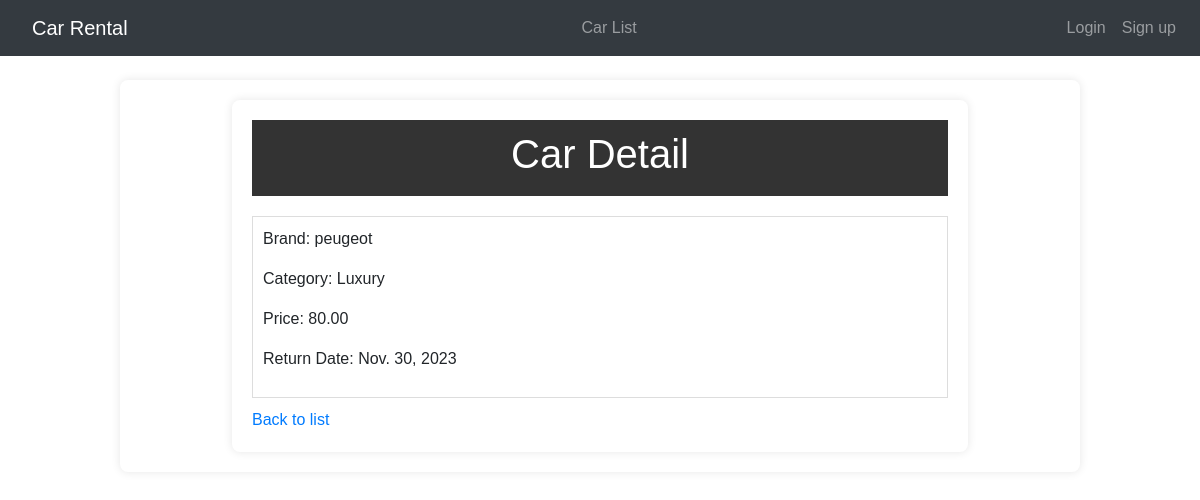
Before: /car/4/ with the older database file.
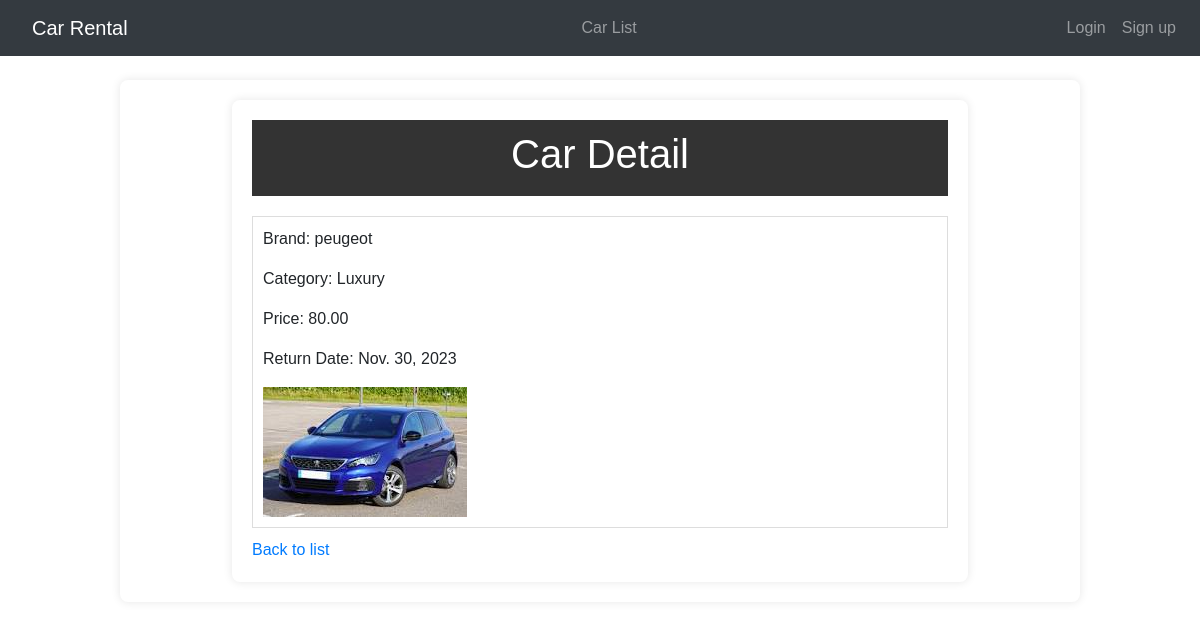
After: the same page with the newer database file.
### car_rental/models.py (models this page shows, shortened)
class Car(models.Model):
    brand = models.CharField(max_length=100)
    model = models.CharField(max_length=100)
    category = models.CharField(max_length=100, choices=[('Normal', 'Normal'), ('Luxury', 'Luxury')])
    price = models.DecimalField(max_digits=10, decimal_places=2)
    return_date = models.DateField()
    car_image = models.ImageField(upload_to="images/")
    class Meta:
        app_label = 'car_rental'

### car_rental/views.py (the view)
# urls.py: path('car/<int:pk>/', car_detail, name='car_detail'),
def car_detail(request, pk):
    car = get_object_or_404(Car, pk=pk)
    return render(request, 'car_rental/car_detail.html', {'car': car})

### car_rental/templates/car_rental/car_detail.html (shortened to what this page needs)
{% extends 'car_rental/base.html' %}
{% load static %}
{% block extra_css %}
    <link rel="stylesheet" href="{% static 'car_rental/css/car_detail.css' %}">
{% endblock %}
{% block content %}
    <div class="container">
        <header>
            <h1>Car Detail</h1>
        </header>
        <div class="car-details">
            <p>Brand: {{ car.brand }}</p>
            <p>Category: {{ car.category }}</p>
            <p>Price: {{ car.price }}</p>
            <p>Return Date: {{ car.return_date }}</p>
            {% if car.car_image %}
                <img src="{{ car.car_image.url }}" alt="{{ car.brand }} Image">
            {% endif %}
        </div>
        <a href="{% url 'car_list' %}">Back to list</a>
    </div>
{% endblock %}

Changed rows visible on the page:
changed Car "peugeot": car_image: picture added
